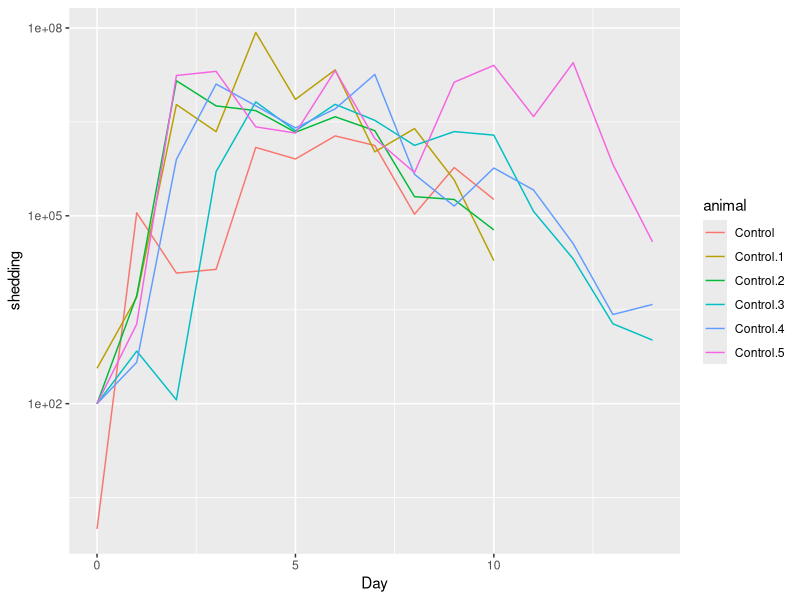
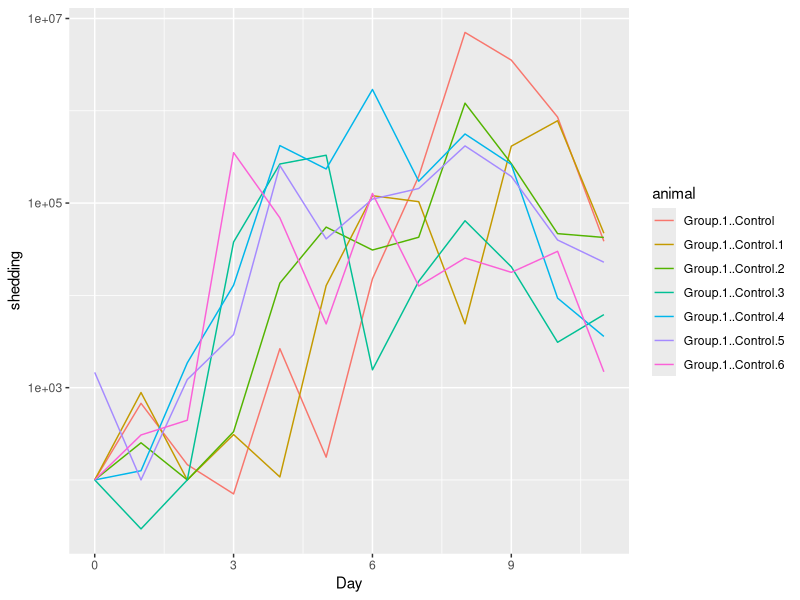
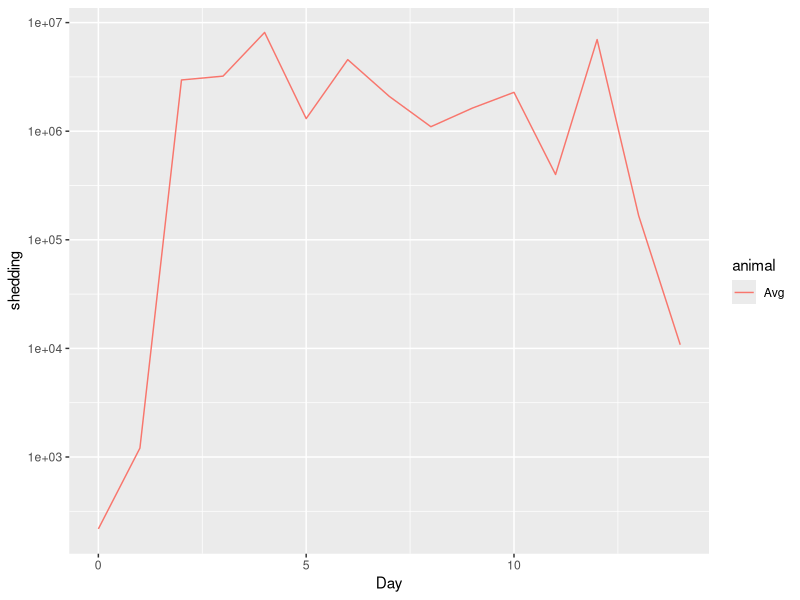
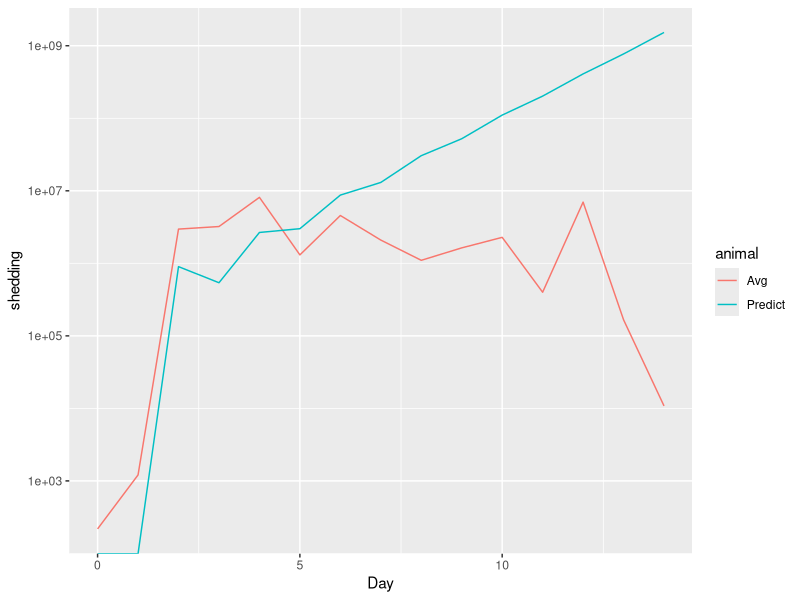
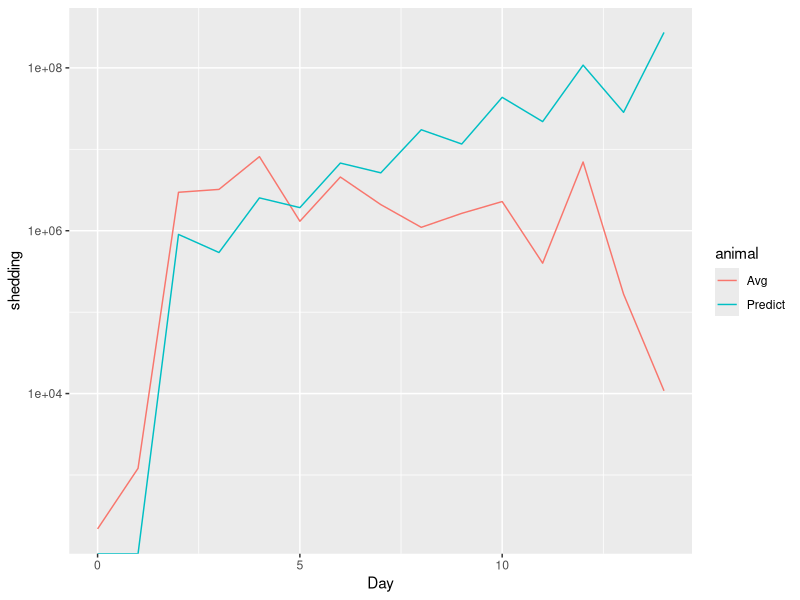

Write R code to recreate these figures, in order.
## ---- chunk 1
knitr::opts_chunk$set(echo = TRUE)
## ---- chunk 2
require(ggplot2)
require(tidyr)
shed <- read.csv('gm feces.csv')
control <- shed[, grepl('Control', names(shed))]
control['Day'] = c(0:14)

control %>%
  gather(key=animal, value=shedding, Control:Control.5) %>%
  ggplot(aes(x=Day, y=shedding, color=animal)) +
  geom_line() +
  scale_y_log10()
## ---- chunk 3
shed2 <- read.csv('Oocyst shedding_fecal dry matter.csv')
control2 <- shed2[, grepl('Control', names(shed2))]
control2['Day'] = c(0:11)

control2 %>%
  gather(key=animal, value=shedding, Group.1..Control:Group.1..Control.6) %>%
  ggplot(aes(x=Day, y=shedding, color=animal)) +
  geom_line() +
  scale_y_log10()
## ---- chunk 4
require(dplyr)

dat <- full_join(control, control2)
control_combine <- transform(dat, Avg = rowMeans(dat[,-1], na.rm = TRUE))

control_combine %>%
  gather(key=animal, value=shedding, Avg) %>%
  ggplot(aes(x=Day, y=shedding, color=animal)) +
  geom_line() +
  scale_y_log10()
## ---- chunk 5
life_stage <- cbind(c(.6, .75, .25, 0), #sporozoite 
                    c(3.2, 0, 0, 0), #asexual
                    c(.8, 0, 0, 3.6), #sexual
                    c(0, 0, 0, 0)) #oocyst
eigout<-eigen(life_stage)

lambda <- Re(eigout$values[1])
w <- Re(eigout$vectors[,1])
leigout <- eigen(t(life_stage))
v <- Re(leigout$vectors[,1])

sensitivity <- function(v, w){
  mat = matrix(0, 4, 4)
  for (i in 1:4){
    for (j in 1:4){
      mat[i,j] = v[i]*w[j]/(v %*% w)
    }
  }
  return(mat)
}

elasticity <- function(A, lambda, v, w){
  mat = matrix(0, 4, 4)
  for (i in 1:4){
    for (j in 1:4){
      mat[i,j] = (A[i,j]/lambda)*(v[i]*w[j]/(v %*% w))
    }
  }
  return(mat)
}

sensitivities <- sensitivity(v, w)
elasticities <- elasticity(life_stage, lambda, v, w)
w/sum(w)

init <- c(10e5, 0, 0, 0)
oocyst_out <- c(0)
val = init
for (i in 1:14){
  val = life_stage %*% val
  oocyst_out <- c(oocyst_out, val[4])
}

control_combine$Predict <- oocyst_out

control_combine %>%
  gather(key=animal, value=shedding, c(Avg,Predict)) %>%
  ggplot(aes(x=Day, y=shedding, color=animal)) +
  geom_line() +
  scale_y_log10()
## ---- chunk 6
# Parameters
max_time = 14
ii = 0.6
ia = 0.75
is = 0.25
ai = 3.2
si = 0.8
so = 3.6
r = 0.36
K = 10e6

I = vector('numeric',length=max_time)
A = vector('numeric',length=max_time)
S = vector('numeric',length=max_time)
O = vector('numeric',length=max_time)
I[1] = 10e5
A[1] = 0
S[1] = 0
O[1] = 0

# Iterate model
for (t in 1:max_time){
  I[t+1] = ii*I[t] + ai*A[t] + si*S[t] - r*log(t)*I[t]
  A[t+1] = ia*I[t]
  S[t+1] = is*I[t]
  O[t+1] = so*S[t]
}

control_combine$Predict <- O

control_combine %>%
  gather(key=animal, value=shedding, c(Avg,Predict)) %>%
  ggplot(aes(x=Day, y=shedding, color=animal)) +
  geom_line() +
  scale_y_log10()
